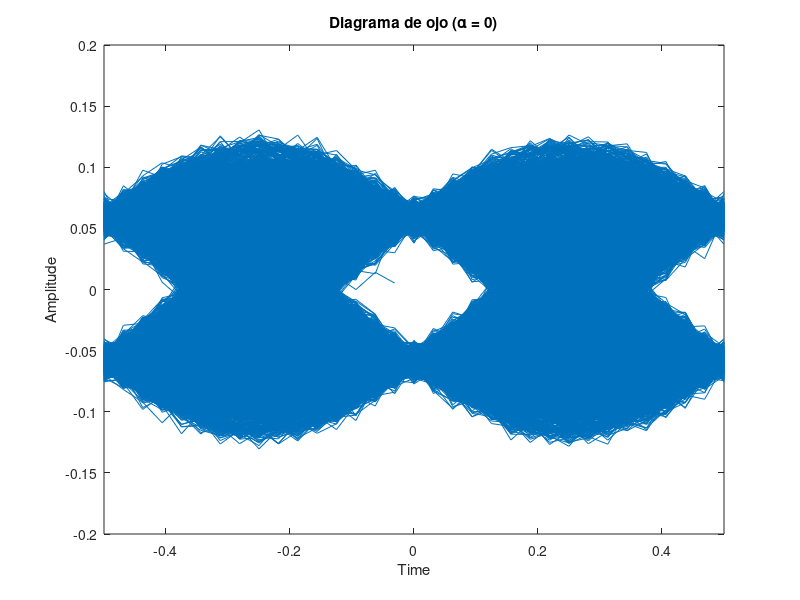
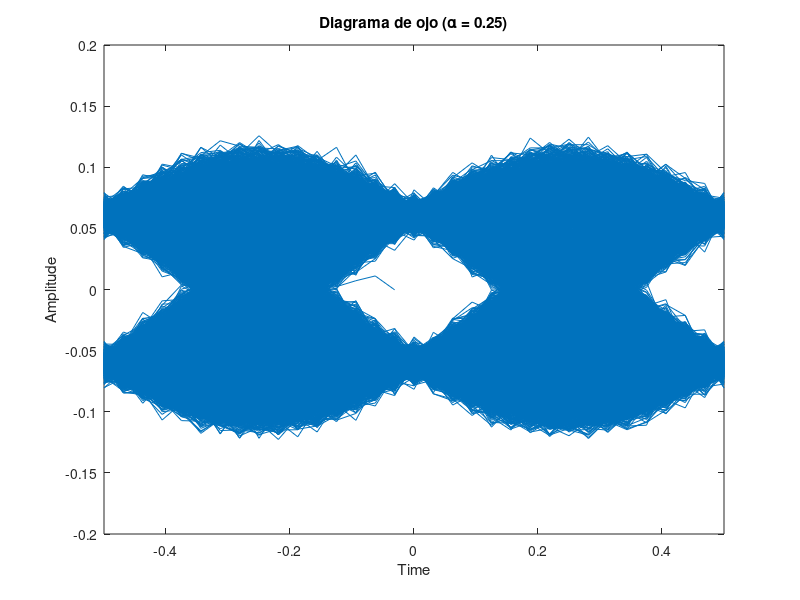
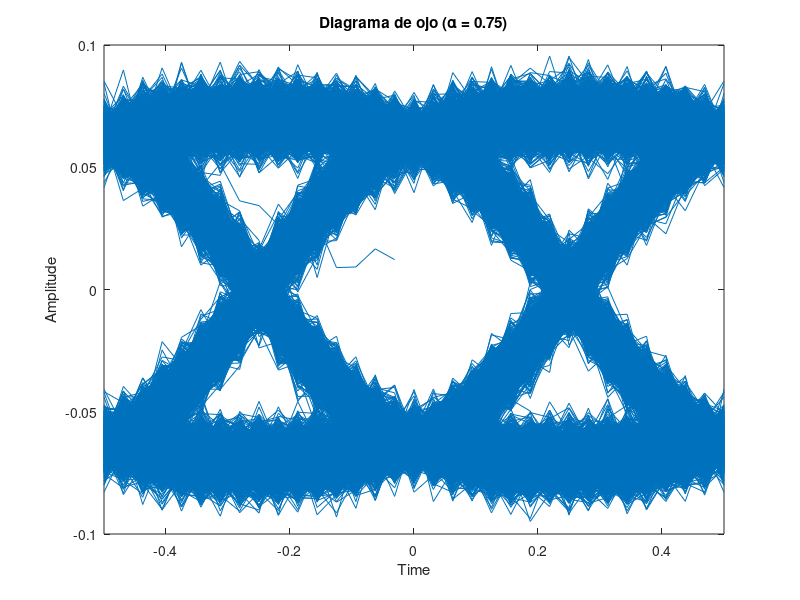
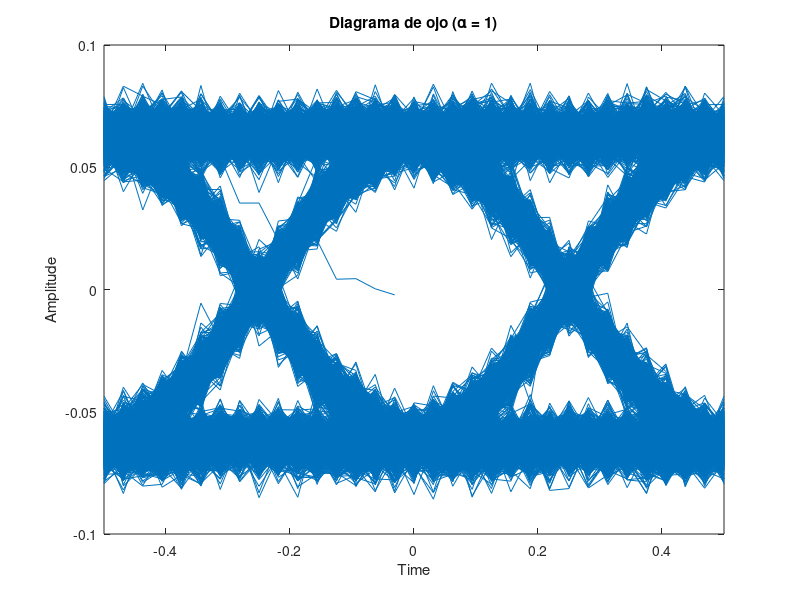

MATLAB code for these plots, in order:
% Parámetros generales
Nbits = 1e4;            % Número de bits
sps = 16;                % Muestras por símbolo (frecuencia de muestreo alta) 
t_bit = 1;              % Duración de cada bit (en segundos )
Fs = sps / t_bit;       % Frecuencia de muestreo **

alphas = [0, 0.25, 0.75, 1]; % Valores de roll-off

% Bits aleatorios
bits = randi([0 1], 1, Nbits);

% Codificación NRZ-L: 1 -> +1, 0 -> -1
nrz = 2*bits - 1;

% Upsamplear (interpolar) la señal
tx_signal = upsample(nrz, sps);  % Inserta ceros entre símbolos **

% Tiempo para el pulso coseno alzado
span = 6;  % Span de símbolo del filtro (cuántos símbolos dura)
t = linspace(-span/2, span/2, span*sps+1);  % Simétrico centrado en cero

% Loop para cada valor de alpha
for i = 1:length(alphas)
    alpha = alphas(i);
    
    % Construir el pulso coseno alzado
    h = zeros(size(t));
    for k = 1:length(t)
        if t(k) == 0
            h(k) = 1;
        elseif abs(t(k)) == 1/(2*alpha)
            h(k) = (pi/4) * sinc(1/(2*alpha));
        else
            h(k) = sinc(t(k)) .* cos(pi*alpha*t(k)) ./ (1 - (2*alpha*t(k))^2);
        end
    end
    
    % Normalizar energía del filtro
    h = h / sum(h);

    % Convolución para aplicar el shaping **
    tx_filtered = conv(tx_signal, h, 'same'); 

    % Agregar ruido AWGN
    snr_dB = 20; % Relación señal a ruido 
    rx_signal = awgn(tx_filtered, snr_dB, 'measured');

    % Diagrama de ojo
    eyediagram(rx_signal, 2*sps); % 2 símbolos para ver el cruce
    title(['Diagrama de ojo (\alpha = ', num2str(alpha), ')']);
end
